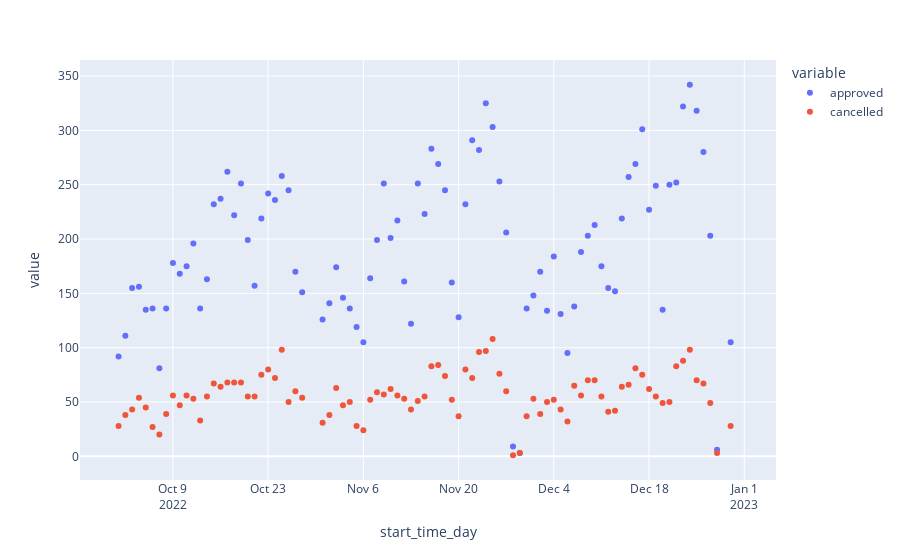

The cell this chart's notebook holds for it:
### Code cell
#график числа заказов в день
px.scatter(
        counts_df.loc[:, ['approved', 'cancelled']])
